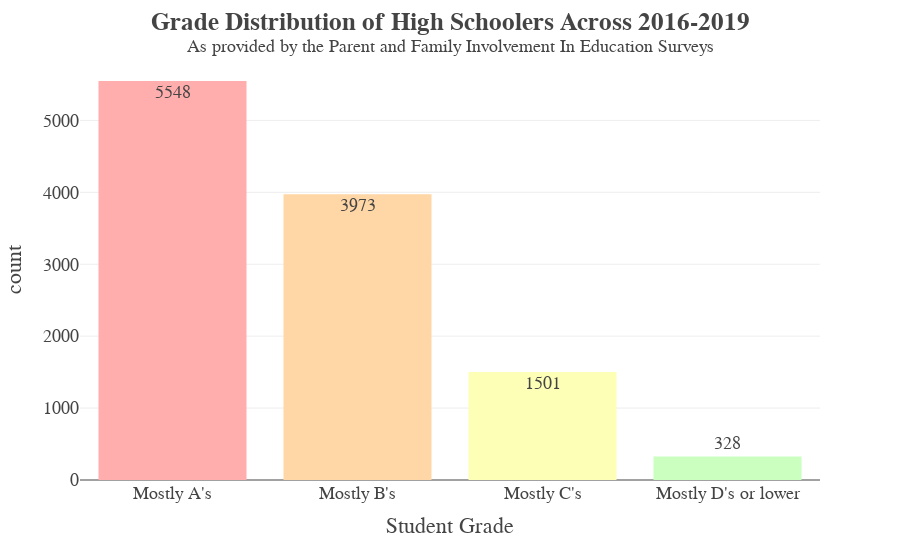

Here is the notebook cell this chart was saved with:
### Code cell
# Let's get a basic idea of how these students are performing by creating a bar chart for each category

# First, we can group by the grades to get the counts
df_grouped_by_grades: pd.DataFrame = df.groupby(by = 'SEGRADES').size().reset_index(name = 'count')

# Convert these numerical columns to textual ones for visualization purposes
df_grouped_by_grades['SEGRADES'] = df_grouped_by_grades['SEGRADES'].map(num_to_grades)

grade_dist: px.bar = px.bar(
    data_frame = df_grouped_by_grades,
    x = 'SEGRADES',
    y = 'count',
    color = 'SEGRADES',  # Specify the column for coloring
    color_discrete_map = RAINBOW_COLOR_SEQ,
    text_auto = True,
    template = 'presentation',
    labels = {'SEGRADES': 'Student Grade'}
)

grade_dist.update_layout(
    font_family = "Raleway, sans-serif",
    showlegend = False,
    title = dict(text=f'<b>Grade Distribution of High Schoolers Across 2016-2019</b><br><sup>As provided by the Parent and Family Involvement In Education Surveys</sup>'),
)

grade_dist

### Figure 1 — Plotly figure (JSON) as saved in the notebook; plotly's stock layout.template omitted (floating-point values rounded to 4 significant figures)
{"data": [{"alignmentgroup": "True", "hovertemplate": "Student Grade=%{x}<br>count=%{y}<extra></extra>", "legendgroup": "Mostly A's", "marker": {"color": "#ffadad", "pattern": {"shape": ""}}, "name": "Mostly A's", "offsetgroup": "Mostly A's", "orientation": "v", "showlegend": true, "textposition": "auto", "texttemplate": "%{y}", "type": "bar", "x": ["Mostly A's"], "xaxis": "x", "y": [5548], "yaxis": "y"}, {"alignmentgroup": "True", "hovertemplate": "Student Grade=%{x}<br>count=%{y}<extra></extra>", "legendgroup": "Mostly B's", "marker": {"color": "#ffd6a5", "pattern": {"shape": ""}}, "name": "Mostly B's", "offsetgroup": "Mostly B's", "orientation": "v", "showlegend": true, "textposition": "auto", "texttemplate": "%{y}", "type": "bar", "x": ["Mostly B's"], "xaxis": "x", "y": [3973], "yaxis": "y"}, {"alignmentgroup": "True", "hovertemplate": "Student Grade=%{x}<br>count=%{y}<extra></extra>", "legendgroup": "Mostly C's", "marker": {"color": "#fdffb6", "pattern": {"shape": ""}}, "name": "Mostly C's", "offsetgroup": "Mostly C's", "orientation": "v", "showlegend": true, "textposition": "auto", "texttemplate": "%{y}", "type": "bar", "x": ["Mostly C's"], "xaxis": "x", "y": [1501], "yaxis": "y"}, {"alignmentgroup": "True", "hovertemplate": "Student Grade=%{x}<br>count=%{y}<extra></extra>", "legendgroup": "Mostly D's or lower", "marker": {"color": "#caffbf", "pattern": {"shape": ""}}, "name": "Mostly D's or lower", "offsetgroup": "Mostly D's or lower", "orientation": "v", "showlegend": true, "textposition": "auto", "texttemplate": "%{y}", "type": "bar", "x": ["Mostly D's or lower"], "xaxis": "x", "y": [328], "yaxis": "y"}], "layout": {"barmode": "relative", "font": {"family": "Raleway, sans-serif"}, "legend": {"title": {"text": "Student Grade"}, "tracegroupgap": 0}, "margin": {"t": 60}, "showlegend": false, "title": {"text": "<b>Grade Distribution of High Schoolers Across 2016-2019</b><br><sup>As provided by the Parent and Family Involvement In Education Surveys</sup>"}, "xaxis": {"anchor": "y", "categoryarray": ["Mostly A's", "Mostly B's", "Mostly C's", "Mostly D's or lower"], "categoryorder": "array", "domain": [0, 1], "title": {"text": "Student Grade"}}, "yaxis": {"anchor": "x", "domain": [0, 1], "title": {"text": "count"}}}}
